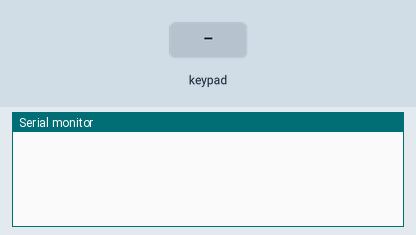
This sketch was run on a simulated Arduino Uno, built with avr-gcc and run on an emulated ATmega328P. On the bench: the last lines printed to the serial monitor. Wiring (inferred from the names in the program): 4×3 keypad with keys 1 2 3 4 5 6 7 8 9 * 0 #: rows pin 7, pin 2, pin 3, pin 6; columns pin 4, pin 5, pin 8. Inputs (shaded band) come from the test bench.

Above: at 1.2 s.
1.3 s: key '1' pressed
At 1.8 s:
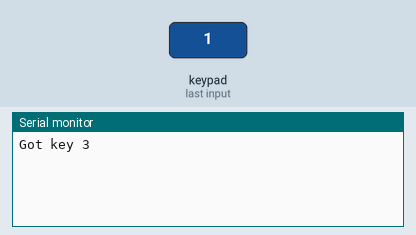
2.9 s: keypad keys 7 2 3 6 * pressed 0.4 s apart
At 5.4 s:
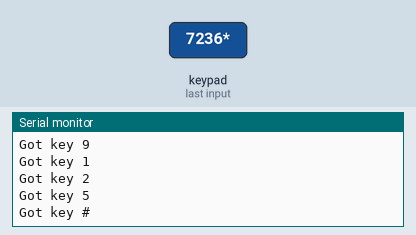
6.4 s: key '0' pressed
At 6.9 s:
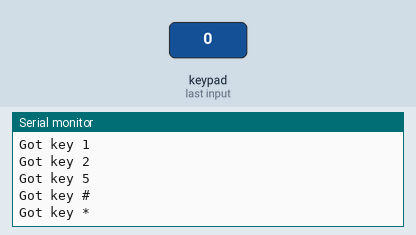
8.0 s: keypad keys 7 2 3 6 # pressed 0.4 s apart
At 10.5 s:
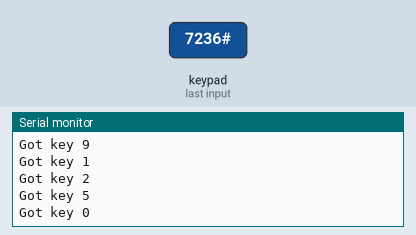
Timing chart, 0 to 12.0 s (numbered marks = the images above; inputs shaded):
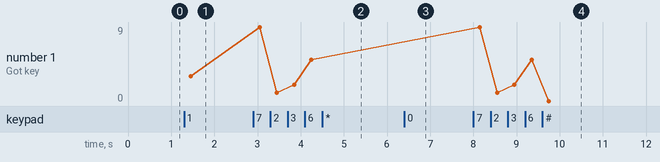

The sketch:

Keypad.ino
```cpp
/*
Keypad sketch
 prints the key pressed on a keypad to the serial port
 */
const int numRows = 4;
// number of rows in the keypad
const int numCols = 3;
// number of columns
const int debounceTime = 20; // number of milliseconds for switch to be stable
// keymap defines the character returned when the corresponding key is pressed
const char keymap[numRows][numCols] = {
  {'1', '2', '3'},
  {'4', '5', '6'},
  {'7', '8', '9'},
  {'*', '0', '#'}
};
// this array determines the pins used for rows and columns
const int rowPins[numRows] = { 7, 2, 3, 6 }; // Rows 0 through 3
const int colPins[numCols] = { 5, 8, 4 };// Columns 0 through 2
void setup() {
  Serial.begin(9600);
  for (int row = 0; row < numRows; row++) {
    pinMode(rowPins[row],INPUT);// Set row pins as input
    digitalWrite(rowPins[row],HIGH); // turn on Pull-ups
  }
  for (int column = 0; column < numCols; column++) {
    pinMode(colPins[column],OUTPUT); // Set column pins as outputs for writing
    digitalWrite(colPins[column],HIGH); // Make all columns inactive
  }
}
void loop() {
  char key = getKey();
  if( key != 0) {
    // if the character is not 0 then it's a valid key press
    Serial.print("Got key ");
    Serial.println(key);
  }
}
// returns with the key pressed, or 0 if no key is pressed
char getKey() {
  char key = 0;
  // 0 indicates no key pressed
  for(int column = 0; column < numCols; column++) {
    digitalWrite(colPins[column],LOW); //Activate the current
    for(int row = 0; row < numRows; row++) //Scan all rows for a key press
    {
      if(digitalRead(rowPins[row]) == LOW) //Is a key pressed?
      {
        delay(debounceTime); // debounce
        while(digitalRead(rowPins[row]) == LOW){
          ; //wait for key to be released
        }
        key = keymap[row][column]; // store key pressed
      }
    }
    digitalWrite(colPins[column],HIGH);// De-activate the current column.
  }
  return key; // returns the key pressed or 0 if none
}
```

Measured:
- after the input at 1.3 s, the serial monitor: prints a new line after 0.15 s (image 1)
- after the input at 2.9 s, the serial monitor: prints a new line after 0.15 s (image 2)
- after the input at 6.4 s, the serial monitor: prints a new line after 0.15 s (image 3)
- after the input at 8.0 s, the serial monitor: prints a new line after 0.15 s (image 4)
- plotted number 1: 3 → 5 after the input at 2.9 s, 5 → 0 after the input at 8.0 s
